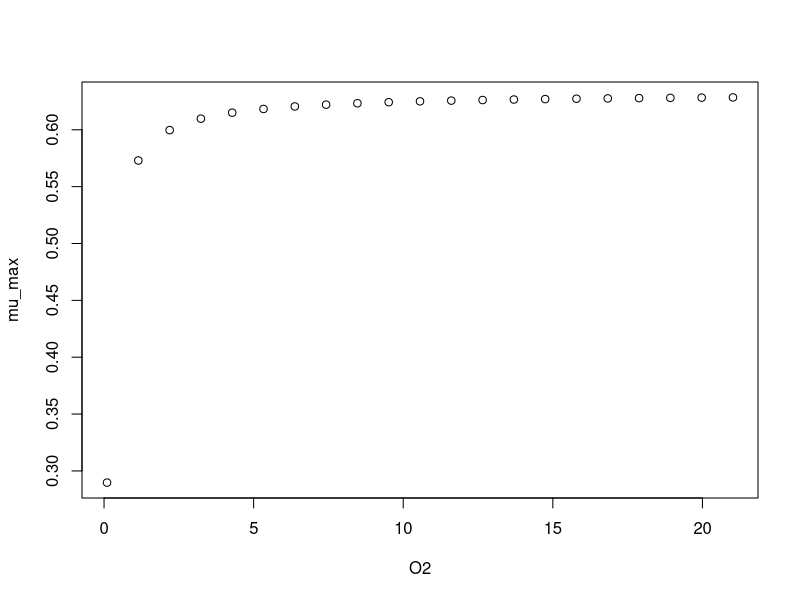

Recreate this plot in R.
#############################
# start of Parameter script
#############################
O2 <- seq(0.0999000999000999,21.021,length.out=21)
#############################
# end of Parameter script
#############################
############################# 
# start of Model script Gropin ID 1074 
#############################
 
# constant coefficients for this model
 
variables <- data.frame(O2)
argumentsPar <- expand.grid(variables)
 
# heart of the model
response_surface <- function(O2) {
   mumax <-0.632*O2/(0.118+O2)

return(mumax=mumax)
} 

# output parameters
mumax <- cbind(argumentsPar,response_surface(argumentsPar['O2']))
colnames(mumax) <- c(colnames(argumentsPar),'mumax')
#############################
# End of Model script
#############################
############################# 
# start of Visualisation script Gropin ID 1074 
#############################
plot(O2,mumax$mumax,
                          xlab='O2',
                          ylab='mu_max')
#############################
# End of Visualisation script
#############################
